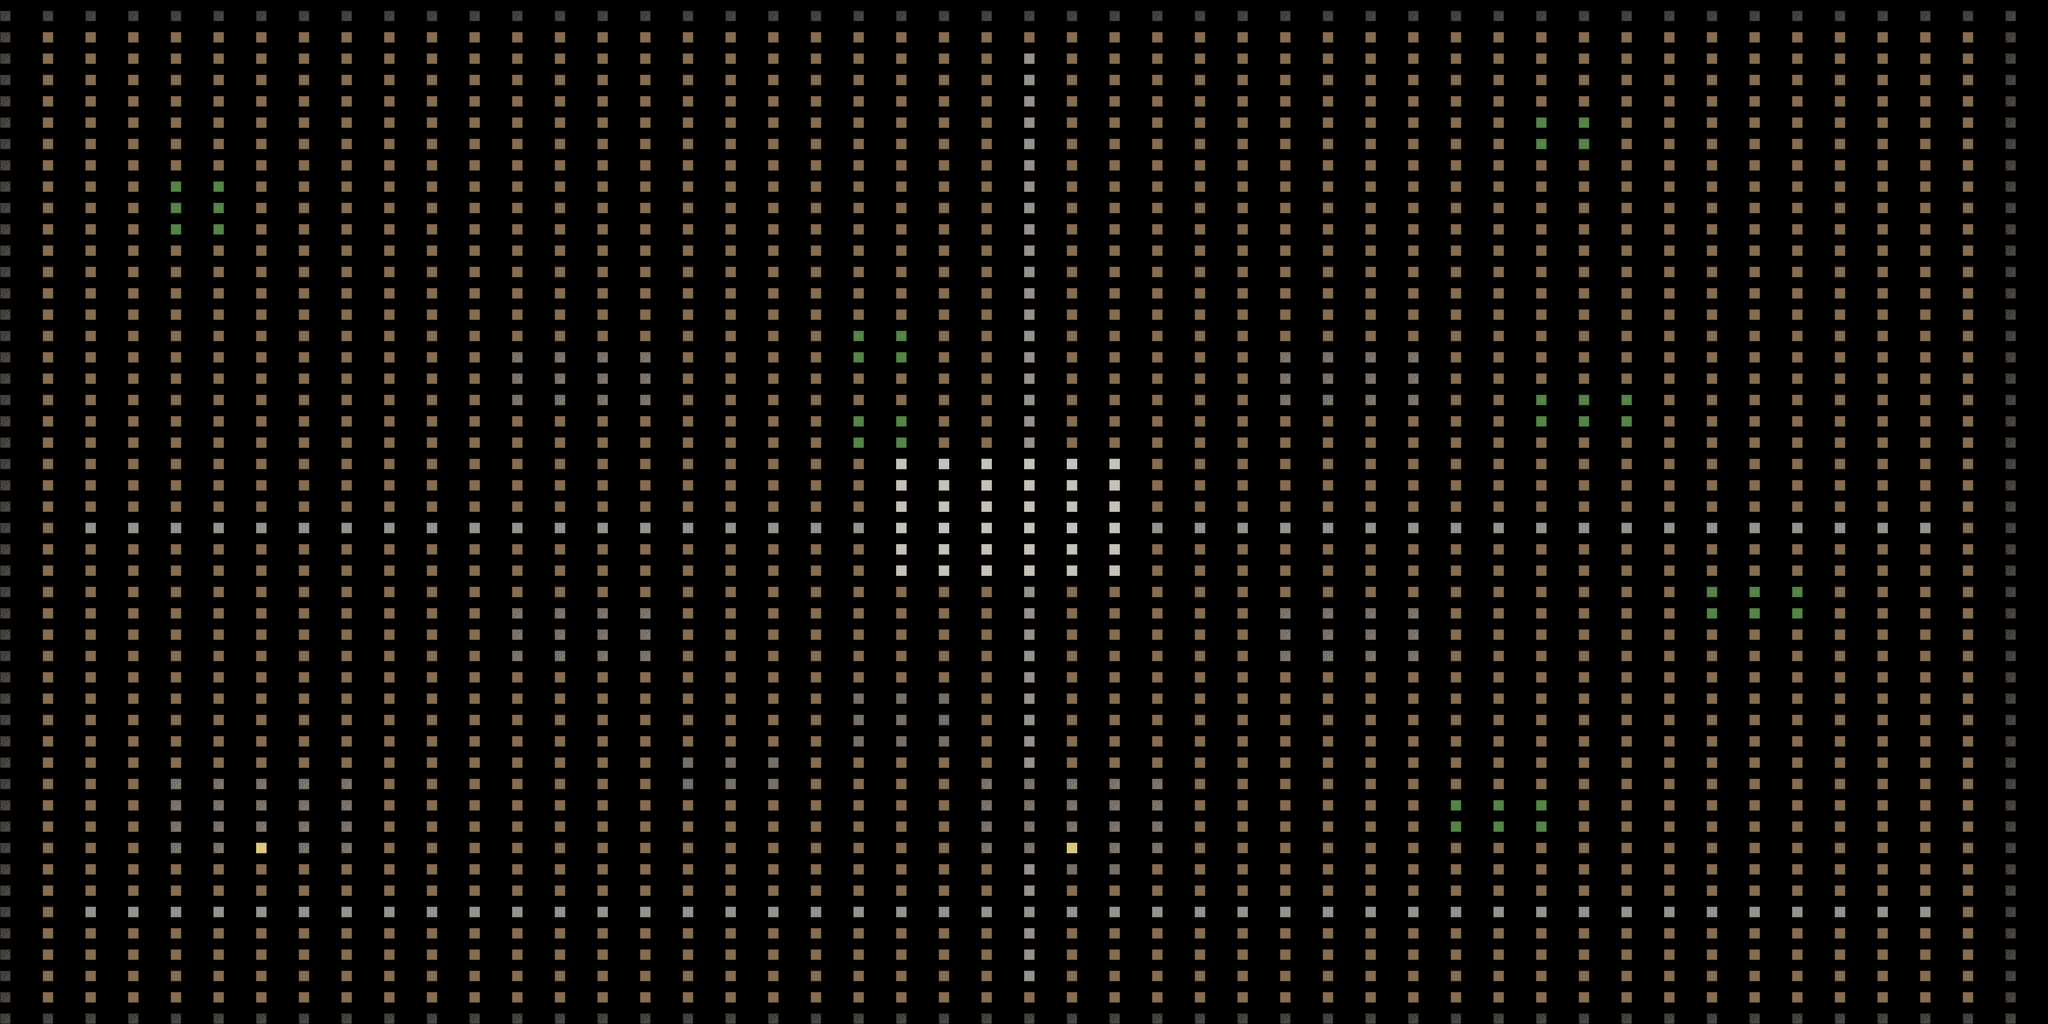

This game map was drawn from its Tiled (.tmx) file and the tilesets committed beside it. A one-line description and the full map source follow:
An orthogonal 48x48 tile map with 64x32 px tiles, 1 tile layer (suelo).

<map version="1.10" tiledversion="1.10.2" orientation="orthogonal" renderorder="right-down" width="48" height="48" tilewidth="64" tileheight="32" infinite="0" nextlayerid="2" nextobjectid="1">
 <tileset firstgid="1" name="ciudad" tilewidth="16" tileheight="16" tilecount="36" columns="6">
  <image source="../textures/ciudad_tileset.png" width="96" height="96" />
  <tile id="1">
   <properties>
    <property name="collision" type="bool" value="true" />
   </properties>
  </tile>
  <tile id="3">
   <properties>
    <property name="collision" type="bool" value="true" />
   </properties>
  </tile>
  <tile id="6">
   <properties>
    <property name="collision" type="bool" value="true" />
   </properties>
  </tile>
  <tile id="7">
   <properties>
    <property name="collision" type="bool" value="true" />
   </properties>
  </tile>
  <tile id="8">
   <properties>
    <property name="collision" type="bool" value="true" />
   </properties>
  </tile>
  <tile id="9">
   <properties>
    <property name="collision" type="bool" value="true" />
   </properties>
  </tile>
  <tile id="10">
   <properties>
    <property name="collision" type="bool" value="true" />
   </properties>
  </tile>
  <tile id="11">
   <properties>
    <property name="collision" type="bool" value="true" />
   </properties>
  </tile>
  <tile id="12">
   <properties>
    <property name="collision" type="bool" value="true" />
   </properties>
  </tile>
  <tile id="13">
   <properties>
    <property name="collision" type="bool" value="true" />
   </properties>
  </tile>
  <tile id="14">
   <properties>
    <property name="collision" type="bool" value="true" />
   </properties>
  </tile>
  <tile id="15">
   <properties>
    <property name="collision" type="bool" value="true" />
   </properties>
  </tile>
  <tile id="16">
   <properties>
    <property name="collision" type="bool" value="true" />
   </properties>
  </tile>
  <tile id="17">
   <properties>
    <property name="collision" type="bool" value="true" />
   </properties>
  </tile>
  <tile id="18">
   <properties>
    <property name="collision" type="bool" value="true" />
   </properties>
  </tile>
  <tile id="19">
   <properties>
    <property name="collision" type="bool" value="true" />
   </properties>
  </tile>
  <tile id="24">
   <properties>
    <property name="collision" type="bool" value="true" />
   </properties>
  </tile>
  <tile id="25">
   <properties>
    <property name="collision" type="bool" value="true" />
   </properties>
  </tile>
  <tile id="26">
   <properties>
    <property name="collision" type="bool" value="true" />
   </properties>
  </tile>
  <tile id="28">
   <properties>
    <property name="collision" type="bool" value="true" />
   </properties>
  </tile>
  <tile id="32">
   <properties>
    <property name="collision" type="bool" value="true" />
   </properties>
  </tile>
  <tile id="35">
   <properties>
    <property name="collision" type="bool" value="true" />
   </properties>
  </tile>
 </tileset>
 <layer id="1" name="suelo" width="48" height="48">
  <data encoding="csv">
2,2,2,2,2,2,2,2,2,2,2,2,2,2,2,2,2,2,2,2,2,2,2,2,2,2,2,2,2,2,2,2,2,2,2,2,2,2,2,2,2,2,2,2,2,2,2,2,
2,6,6,6,6,6,6,6,6,6,6,6,6,6,6,6,6,6,6,6,6,6,6,6,6,6,6,6,6,6,6,6,6,6,6,6,6,6,6,6,6,6,6,6,6,6,6,2,
2,6,6,6,6,6,6,6,6,6,6,6,6,6,6,6,6,6,6,6,6,6,6,6,28,6,6,6,6,6,6,6,6,6,6,6,6,6,6,6,6,6,6,6,6,6,6,2,
2,6,6,6,6,6,6,6,6,6,6,6,6,6,6,6,6,6,6,6,6,6,6,6,28,6,6,6,6,6,6,6,6,6,6,6,6,6,6,6,6,6,6,6,6,6,6,2,
2,6,6,6,6,6,6,6,6,6,6,6,6,6,6,6,6,6,6,6,6,6,6,6,28,6,6,6,6,6,6,6,6,6,6,6,6,6,6,6,6,6,6,6,6,6,6,2,
2,6,6,6,6,6,6,6,6,6,6,6,6,6,6,6,6,6,6,6,6,6,6,6,28,6,6,6,6,6,6,6,6,6,6,6,3,3,6,6,6,6,6,6,6,6,6,2,
2,6,6,6,6,6,6,6,6,6,6,6,6,6,6,6,6,6,6,6,6,6,6,6,28,6,6,6,6,6,6,6,6,6,6,6,3,3,6,6,6,6,6,6,6,6,6,2,
2,6,6,6,6,6,6,6,6,6,6,6,6,6,6,6,6,6,6,6,6,6,6,6,28,6,6,6,6,6,6,6,6,6,6,6,6,6,6,6,6,6,6,6,6,6,6,2,
2,6,6,6,3,3,6,6,6,6,6,6,6,6,6,6,6,6,6,6,6,6,6,6,28,6,6,6,6,6,6,6,6,6,6,6,6,6,6,6,6,6,6,6,6,6,6,2,
2,6,6,6,3,3,6,6,6,6,6,6,6,6,6,6,6,6,6,6,6,6,6,6,28,6,6,6,6,6,6,6,6,6,6,6,6,6,6,6,6,6,6,6,6,6,6,2,
2,6,6,6,3,3,6,6,6,6,6,6,6,6,6,6,6,6,6,6,6,6,6,6,28,6,6,6,6,6,6,6,6,6,6,6,6,6,6,6,6,6,6,6,6,6,6,2,
2,6,6,6,6,6,6,6,6,6,6,6,6,6,6,6,6,6,6,6,6,6,6,6,28,6,6,6,6,6,6,6,6,6,6,6,6,6,6,6,6,6,6,6,6,6,6,2,
2,6,6,6,6,6,6,6,6,6,6,6,6,6,6,6,6,6,6,6,6,6,6,6,28,6,6,6,6,6,6,6,6,6,6,6,6,6,6,6,6,6,6,6,6,6,6,2,
2,6,6,6,6,6,6,6,6,6,6,6,6,6,6,6,6,6,6,6,6,6,6,6,28,6,6,6,6,6,6,6,6,6,6,6,6,6,6,6,6,6,6,6,6,6,6,2,
2,6,6,6,6,6,6,6,6,6,6,6,6,6,6,6,6,6,6,6,6,6,6,6,28,6,6,6,6,6,6,6,6,6,6,6,6,6,6,6,6,6,6,6,6,6,6,2,
2,6,6,6,6,6,6,6,6,6,6,6,6,6,6,6,6,6,6,6,3,3,6,6,28,6,6,6,6,6,6,6,6,6,6,6,6,6,6,6,6,6,6,6,6,6,6,2,
2,6,6,6,6,6,6,6,6,6,6,6,25,25,25,25,6,6,6,6,3,3,6,6,28,6,6,6,6,6,25,25,25,25,6,6,6,6,6,6,6,6,6,6,6,6,6,2,
2,6,6,6,6,6,6,6,6,6,6,6,25,25,25,25,6,6,6,6,6,6,6,6,28,6,6,6,6,6,25,25,25,25,6,6,6,6,6,6,6,6,6,6,6,6,6,2,
2,6,6,6,6,6,6,6,6,6,6,6,25,25,25,25,6,6,6,6,6,6,6,6,28,6,6,6,6,6,25,25,25,25,6,6,3,3,3,6,6,6,6,6,6,6,6,2,
2,6,6,6,6,6,6,6,6,6,6,6,6,6,6,6,6,6,6,6,3,3,6,6,28,6,6,6,6,6,6,6,6,6,6,6,3,3,3,6,6,6,6,6,6,6,6,2,
2,6,6,6,6,6,6,6,6,6,6,6,6,6,6,6,6,6,6,6,3,3,6,6,28,6,6,6,6,6,6,6,6,6,6,6,6,6,6,6,6,6,6,6,6,6,6,2,
2,6,6,6,6,6,6,6,6,6,6,6,6,6,6,6,6,6,6,6,6,5,5,5,5,5,5,6,6,6,6,6,6,6,6,6,6,6,6,6,6,6,6,6,6,6,6,2,
2,6,6,6,6,6,6,6,6,6,6,6,6,6,6,6,6,6,6,6,6,5,5,5,5,5,5,6,6,6,6,6,6,6,6,6,6,6,6,6,6,6,6,6,6,6,6,2,
2,6,6,6,6,6,6,6,6,6,6,6,6,6,6,6,6,6,6,6,6,5,5,5,5,5,5,6,6,6,6,6,6,6,6,6,6,6,6,6,6,6,6,6,6,6,6,2,
2,6,28,28,28,28,28,28,28,28,28,28,28,28,28,28,28,28,28,28,28,5,5,5,5,5,5,28,28,28,28,28,28,28,28,28,28,28,28,28,28,28,28,28,28,28,6,2,
2,6,6,6,6,6,6,6,6,6,6,6,6,6,6,6,6,6,6,6,6,5,5,5,5,5,5,6,6,6,6,6,6,6,6,6,6,6,6,6,6,6,6,6,6,6,6,2,
2,6,6,6,6,6,6,6,6,6,6,6,6,6,6,6,6,6,6,6,6,5,5,5,5,5,5,6,6,6,6,6,6,6,6,6,6,6,6,6,6,6,6,6,6,6,6,2,
2,6,6,6,6,6,6,6,6,6,6,6,6,6,6,6,6,6,6,6,6,6,6,6,28,6,6,6,6,6,6,6,6,6,6,6,6,6,6,6,3,3,3,6,6,6,6,2,
2,6,6,6,6,6,6,6,6,6,6,6,25,25,25,25,6,6,6,6,6,6,6,6,28,6,6,6,6,6,25,25,25,25,6,6,6,6,6,6,3,3,3,6,6,6,6,2,
2,6,6,6,6,6,6,6,6,6,6,6,25,25,25,25,6,6,6,6,6,6,6,6,28,6,6,6,6,6,25,25,25,25,6,6,6,6,6,6,6,6,6,6,6,6,6,2,
2,6,6,6,6,6,6,6,6,6,6,6,25,25,25,25,6,6,6,6,6,6,6,6,28,6,6,6,6,6,25,25,25,25,6,6,6,6,6,6,6,6,6,6,6,6,6,2,
2,6,6,6,6,6,6,6,6,6,6,6,6,6,6,6,6,6,6,6,6,6,6,6,28,6,6,6,6,6,6,6,6,6,6,6,6,6,6,6,6,6,6,6,6,6,6,2,
2,6,6,6,6,6,6,6,6,6,6,6,6,6,6,6,6,6,6,6,30,30,30,6,28,6,6,6,6,6,6,6,6,6,6,6,6,6,6,6,6,6,6,6,6,6,6,2,
2,6,6,6,6,6,6,6,6,6,6,6,6,6,6,6,6,6,6,6,30,30,30,6,28,6,6,6,6,6,6,6,6,6,6,6,6,6,6,6,6,6,6,6,6,6,6,2,
2,6,6,6,6,6,6,6,6,6,6,6,6,6,6,6,6,6,6,6,30,30,30,6,28,6,6,6,6,6,6,6,6,6,6,6,6,6,6,6,6,6,6,6,6,6,6,2,
2,6,6,6,6,6,6,6,6,6,6,6,6,6,6,6,30,30,30,6,6,6,6,6,28,6,6,6,6,6,6,6,6,6,6,6,6,6,6,6,6,6,6,6,6,6,6,2,
2,6,6,6,25,25,25,25,25,6,6,6,6,6,6,6,30,30,30,6,6,6,6,25,25,25,25,25,6,6,6,6,6,6,6,6,6,6,6,6,6,6,6,6,6,6,6,2,
2,6,6,6,25,25,25,25,25,6,6,6,6,6,6,6,6,6,6,6,6,6,6,25,25,25,25,25,6,6,6,6,6,6,3,3,3,6,6,6,6,6,6,6,6,6,6,2,
2,6,6,6,25,25,25,25,25,6,6,6,6,6,6,6,6,6,6,6,6,6,6,25,25,25,25,25,6,6,6,6,6,6,3,3,3,6,6,6,6,6,6,6,6,6,6,2,
2,6,6,6,25,25,23,25,25,6,6,6,6,6,6,6,6,6,6,6,6,6,6,25,25,23,25,25,6,6,6,6,6,6,6,6,6,6,6,6,6,6,6,6,6,6,6,2,
2,6,6,6,6,6,6,6,6,6,6,6,6,6,6,6,6,6,6,6,6,6,6,6,28,30,30,6,6,6,6,6,6,6,6,6,6,6,6,6,6,6,6,6,6,6,6,2,
2,6,6,6,6,6,6,6,6,6,6,6,6,6,6,6,6,6,6,6,6,6,6,6,28,6,6,6,6,6,6,6,6,6,6,6,6,6,6,6,6,6,6,6,6,6,6,2,
2,6,28,28,28,28,28,28,28,28,28,28,28,28,28,28,28,28,28,28,28,28,28,28,28,28,28,28,28,28,28,28,28,28,28,28,28,28,28,28,28,28,28,28,28,28,6,2,
2,6,6,6,6,6,6,6,6,6,6,6,6,6,6,6,6,6,6,6,6,6,6,6,28,6,6,6,6,6,6,6,6,6,6,6,6,6,6,6,6,6,6,6,6,6,6,2,
2,6,6,6,6,6,6,6,6,6,6,6,6,6,6,6,6,6,6,6,6,6,6,6,28,6,6,6,6,6,6,6,6,6,6,6,6,6,6,6,6,6,6,6,6,6,6,2,
2,6,6,6,6,6,6,6,6,6,6,6,6,6,6,6,6,6,6,6,6,6,6,6,28,6,6,6,6,6,6,6,6,6,6,6,6,6,6,6,6,6,6,6,6,6,6,2,
2,6,6,6,6,6,6,6,6,6,6,6,6,6,6,6,6,6,6,6,6,6,6,6,6,6,6,6,6,6,6,6,6,6,6,6,6,6,6,6,6,6,6,6,6,6,6,2,
2,2,2,2,2,2,2,2,2,2,2,2,2,2,2,2,2,2,2,2,2,2,2,2,2,2,2,2,2,2,2,2,2,2,2,2,2,2,2,2,2,2,2,2,2,2,2,2
</data>
 </layer>
</map>
